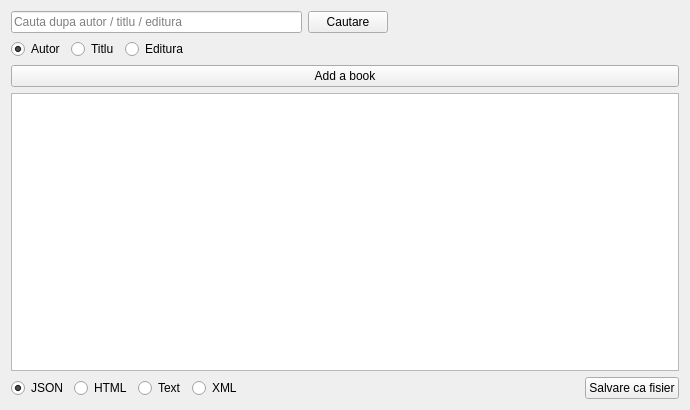
<?xml version="1.0" encoding="UTF-8"?>
<ui version="4.0">
 <class>LibraryApp</class>
 <widget class="QWidget" name="LibraryApp">
  <property name="geometry">
   <rect>
    <x>0</x>
    <y>0</y>
    <width>690</width>
    <height>410</height>
   </rect>
  </property>
  <property name="windowTitle">
   <string>Exemplul 2</string>
  </property>
  <layout class="QGridLayout" name="gridLayout">
   <item row="0" column="0">
    <layout class="QHBoxLayout" name="horizontalLayout">
     <item>
      <widget class="QLineEdit" name="search_bar">
       <property name="placeholderText">
        <string>Cauta dupa autor / titlu / editura</string>
       </property>
      </widget>
     </item>
     <item>
      <widget class="QPushButton" name="search_btn">
       <property name="text">
        <string>Cautare</string>
       </property>
      </widget>
     </item>
     <item>
      <spacer name="horizontalSpacer_2">
       <property name="orientation">
        <enum>Qt::Horizontal</enum>
       </property>
       <property name="sizeHint" stdset="0">
        <size>
         <width>40</width>
         <height>20</height>
        </size>
       </property>
      </spacer>
     </item>
    </layout>
   </item>
   <item row="4" column="0">
    <widget class="QTextEdit" name="result">
     <property name="readOnly">
      <bool>true</bool>
     </property>
    </widget>
   </item>
   <item row="2" column="0">
    <layout class="QHBoxLayout" name="horizontalLayout_2">
     <item>
      <widget class="QRadioButton" name="author_rb">
       <property name="text">
        <string>Autor</string>
       </property>
       <property name="checked">
        <bool>true</bool>
       </property>
       <attribute name="buttonGroup">
        <string notr="true">search_rb_btns</string>
       </attribute>
      </widget>
     </item>
     <item>
      <widget class="QRadioButton" name="title_rb">
       <property name="text">
        <string>Titlu</string>
       </property>
       <attribute name="buttonGroup">
        <string notr="true">search_rb_btns</string>
       </attribute>
      </widget>
     </item>
     <item>
      <widget class="QRadioButton" name="publisher_rb">
       <property name="text">
        <string>Editura</string>
       </property>
       <attribute name="buttonGroup">
        <string notr="true">search_rb_btns</string>
       </attribute>
      </widget>
     </item>
     <item>
      <spacer name="horizontalSpacer">
       <property name="orientation">
        <enum>Qt::Horizontal</enum>
       </property>
       <property name="sizeHint" stdset="0">
        <size>
         <width>40</width>
         <height>20</height>
        </size>
       </property>
      </spacer>
     </item>
    </layout>
   </item>
   <item row="5" column="0">
    <layout class="QHBoxLayout" name="horizontalLayout_3">
     <item>
      <widget class="QRadioButton" name="json_rb">
       <property name="text">
        <string>JSON</string>
       </property>
       <property name="checked">
        <bool>true</bool>
       </property>
       <attribute name="buttonGroup">
        <string notr="true">file_type_rb_btns</string>
       </attribute>
      </widget>
     </item>
     <item>
      <widget class="QRadioButton" name="html_rb">
       <property name="text">
        <string>HTML</string>
       </property>
       <attribute name="buttonGroup">
        <string notr="true">file_type_rb_btns</string>
       </attribute>
      </widget>
     </item>
     <item>
      <widget class="QRadioButton" name="text_rb">
       <property name="text">
        <string>Text</string>
       </property>
       <attribute name="buttonGroup">
        <string notr="true">file_type_rb_btns</string>
       </attribute>
      </widget>
     </item>
     <item>
      <widget class="QRadioButton" name="xml_rb">
       <property name="text">
        <string>XML</string>
       </property>
       <attribute name="buttonGroup">
        <string notr="true">file_type_rb_btns</string>
       </attribute>
      </widget>
     </item>
     <item>
      <spacer name="horizontalSpacer_3">
       <property name="orientation">
        <enum>Qt::Horizontal</enum>
       </property>
       <property name="sizeHint" stdset="0">
        <size>
         <width>40</width>
         <height>20</height>
        </size>
       </property>
      </spacer>
     </item>
     <item>
      <widget class="QPushButton" name="save_as_file_btn">
       <property name="text">
        <string>Salvare ca fisier</string>
       </property>
      </widget>
     </item>
    </layout>
   </item>
   <item row="3" column="0">
    <widget class="QPushButton" name="add_book_btn">
     <property name="text">
      <string>Add a book</string>
     </property>
    </widget>
   </item>
  </layout>
 </widget>
 <resources/>
 <connections/>
 <buttongroups>
  <buttongroup name="file_type_rb_btns"/>
  <buttongroup name="search_rb_btns"/>
 </buttongroups>
</ui>
